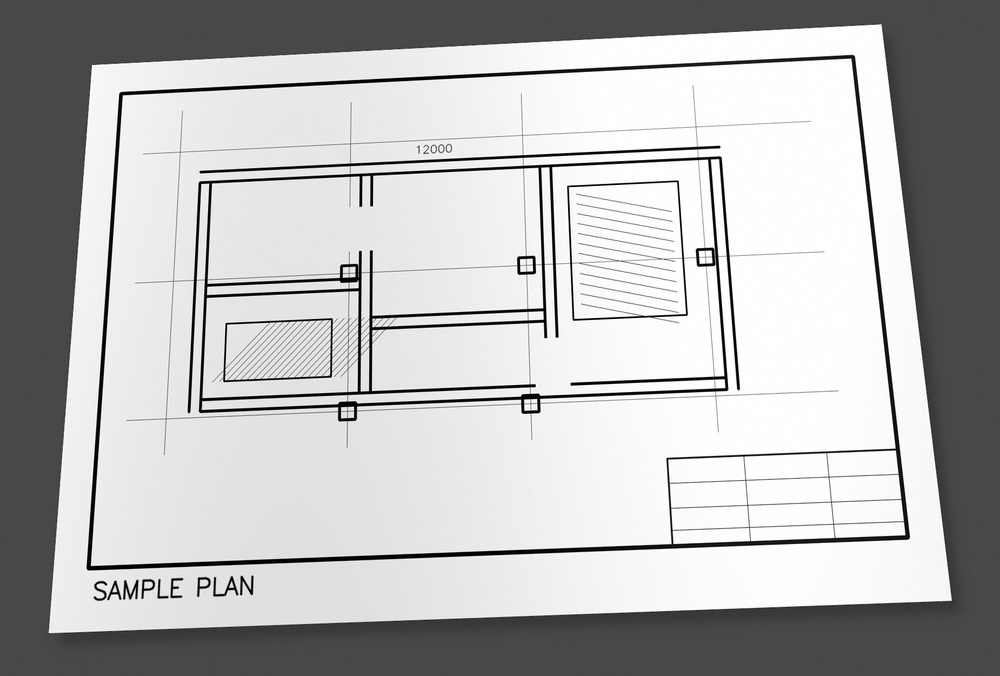
#> input picture cad_photo_to_dxf/samples/test.jpg, 1000 x 676 px, shrunk from 1850 x 1250 before the run
$ python -i preprocess.py   (imports and definitions only)
#> lines starting #> are read from the running program, lines starting #| are printed output that depends on the picture; after the words box and inside, x2 and y2 are one past the last pixel; in counts of white or black regions, pixels touching at a corner belong together
### cad_photo_to_dxf/app/resolution.py
from __future__ import annotations

from collections.abc import Iterable, Sequence
from math import floor, isfinite


REFERENCE_LONG_EDGE_PX = 2400.0
MIN_IMAGE_LONG_EDGE_FOR_SCALING = 800.0
MIN_RESOLUTION_SCALE = 0.5
MAX_RESOLUTION_SCALE = 3.0


def _positive_finite(value: float, name: str) -> float:
    normalized = float(value)
    if not isfinite(normalized) or normalized <= 0:
        raise ValueError(f"{name} must be a positive finite number")
    return normalized


def _clamp_scale(value: float) -> float:
    normalized = _positive_finite(value, "Resolution scale")
    return max(MIN_RESOLUTION_SCALE, min(MAX_RESOLUTION_SCALE, normalized))


def image_resolution_scale(
    shape: Sequence[int],
    *,
    reference_long_edge_px: float = REFERENCE_LONG_EDGE_PX,
) -> float:
    """Return a bounded multiplier for pixel-domain parameters.

    Tiny synthetic images retain scale 1.0 so unit tests and small icons are not
    interpreted as photographed sheets. Real images scale all distance-based
    parameters against one reference long edge.
    """
    reference = _positive_finite(reference_long_edge_px, "Reference long edge")
    if len(shape) < 2:
        raise ValueError("Image shape must contain height and width")
    height = int(shape[0])
    width = int(shape[1])
    if height <= 0 or width <= 0:
        raise ValueError("Image dimensions must be positive")
    long_edge = float(max(height, width))
    if long_edge < MIN_IMAGE_LONG_EDGE_FOR_SCALING:
        return 1.0
    return _clamp_scale(long_edge / reference)


# [18 lines left out: function coordinate_resolution_scale, not called in this run]


def scaled_int(value: float, scale: float, *, minimum: int = 0) -> int:
    normalized_value = float(value)
    normalized_scale = _positive_finite(scale, "Scale")
    if not isfinite(normalized_value) or normalized_value < 0:
        raise ValueError("Scaled value must be a non-negative finite number")
    if minimum < 0:
        raise ValueError("Minimum must be non-negative")
    return max(int(minimum), int(round(normalized_value * normalized_scale)))


def scaled_odd(value: float, scale: float, *, minimum: int = 1) -> int:
    result = scaled_int(value, scale, minimum=minimum)
    if result % 2 == 0:
        result += 1
    return result


# [7 lines left out: function spatial_bucket, not called in this run]

### cad_photo_to_dxf/app/cancellation.py
from __future__ import annotations

from dataclasses import dataclass, field
from threading import Event
from typing import Callable


class ProcessingCancelled(RuntimeError):
    """Raised when a cooperative processing task has been cancelled."""


ProgressCallback = Callable[[str, float], None]


@dataclass
class CancellationToken:
    """Thread-safe cooperative cancellation checked between expensive operations.

    OpenCV and OCR calls implemented in native code cannot be interrupted while the
    individual call is running. Callers should checkpoint immediately before and
    after each such call, and periodically inside Python loops.
    """

    _event: Event = field(default_factory=Event, init=False, repr=False)

    def cancel(self) -> None:
        self._event.set()

    @property
    def cancelled(self) -> bool:
        return self._event.is_set()

    def checkpoint(self) -> None:
        if self.cancelled:
            raise ProcessingCancelled("Processing was cancelled")


def checkpoint(token: CancellationToken | None) -> None:
    if token is not None:
        token.checkpoint()


def report_progress(
    callback: ProgressCallback | None,
    stage: str,
    fraction: float,
) -> None:
    if callback is not None:
        callback(stage, max(0.0, min(1.0, float(fraction))))

### cad_photo_to_dxf/app/preprocess.py
from __future__ import annotations

from dataclasses import dataclass

import cv2
import numpy as np

from .cancellation import CancellationToken, ProgressCallback, checkpoint, report_progress
from .resolution import image_resolution_scale, scaled_int, scaled_odd


@dataclass
class PreprocessParams:
    threshold_strength: int = 12
    adaptive_block_size: int = 41
    shadow_kernel_size: int = 35
    # Median filtering with a 3x3 kernel erases valid one-pixel CAD strokes.
    # It is therefore opt-in; connected-component cleanup is used by default.
    denoise_strength: int = 1
    remove_small_noise: bool = True
    noise_min_area: int = 4
    noise_min_extent: int = 5


@dataclass
class PreprocessResult:
    image: np.ndarray
    stages: dict[str, np.ndarray]
    resolution_scale: float = 1.0


def _odd(value: int, minimum: int = 3) -> int:
    value = max(minimum, int(value))
    return value if value % 2 == 1 else value + 1


def _to_grayscale(image: np.ndarray) -> np.ndarray:
    if image.dtype != np.uint8:
        raise ValueError("Input image must use 8-bit unsigned pixels")
    if image.ndim == 2:
        return image.copy()
    if image.ndim != 3:
        raise ValueError("Input image must be grayscale, BGR, or BGRA")
    channels = int(image.shape[2])
    if channels == 1:
        return image[:, :, 0].copy()
    if channels == 3:
        return cv2.cvtColor(image, cv2.COLOR_BGR2GRAY)
    if channels == 4:
        return cv2.cvtColor(image, cv2.COLOR_BGRA2GRAY)
    raise ValueError("Input image must have 1, 3, or 4 channels")


def remove_shadow(gray: np.ndarray, kernel_size: int = 35) -> np.ndarray:
    """Estimate the paper background and divide it out to reduce shadows and folds."""
    size = _odd(kernel_size, 9)
    # A low-frequency blur estimates illumination without reconnecting foreground
    # strokes. Whole-page morphological closing is forbidden because it can bridge
    #正文和结构线 before object ownership is known.
    background = cv2.GaussianBlur(gray, (size, size), 0)
    normalized = cv2.divide(gray, background, scale=255)
    return cv2.normalize(normalized, None, 0, 255, cv2.NORM_MINMAX)


def _remove_small_components(
    foreground: np.ndarray,
    min_area: int,
    min_extent: int,
) -> np.ndarray:
    """Remove compact specks while retaining long thin strokes in every direction."""
    count, labels, stats, _ = cv2.connectedComponentsWithStats(foreground, connectivity=8)
    cleaned = np.zeros_like(foreground)
    for label in range(1, count):
        _x, _y, width, height, area = stats[label]
        if area >= min_area or max(width, height) >= min_extent:
            cleaned[labels == label] = 255
    return cleaned


def preprocess_image_with_stages(
    image: np.ndarray,
    params: PreprocessParams | None = None,
    cancellation_token: CancellationToken | None = None,
    progress_callback: ProgressCallback | None = None,
) -> PreprocessResult:
    """Return a resolution-normalized binary image and diagnostic stages."""
    params = params or PreprocessParams()
    if image is None or image.size == 0:
        raise ValueError("Input image must not be empty")
    scale = image_resolution_scale(image.shape)
    checkpoint(cancellation_token)
    report_progress(progress_callback, "grayscale", 0.05)
    gray = _to_grayscale(image)
    stages: dict[str, np.ndarray] = {"01_grayscale": gray.copy()}

    checkpoint(cancellation_token)
    denoise = (
        1
        if params.denoise_strength <= 1
        else scaled_odd(params.denoise_strength, scale, minimum=3)
    )
    if denoise > 1:
        gray = cv2.medianBlur(gray, denoise)
    stages["02_denoised"] = gray.copy()
    report_progress(progress_callback, "denoise", 0.2)

    checkpoint(cancellation_token)
    shadow_kernel = scaled_odd(params.shadow_kernel_size, scale, minimum=9)
    flattened = remove_shadow(gray, shadow_kernel)
    stages["03_shadow_removed"] = flattened.copy()
    report_progress(progress_callback, "shadow-removal", 0.4)

    checkpoint(cancellation_token)
    clahe = cv2.createCLAHE(clipLimit=2.0, tileGridSize=(8, 8))
    enhanced = clahe.apply(flattened)
    stages["04_contrast_enhanced"] = enhanced.copy()
    report_progress(progress_callback, "contrast", 0.58)

    checkpoint(cancellation_token)
    block_size = scaled_odd(params.adaptive_block_size, scale, minimum=11)
    binary = cv2.adaptiveThreshold(
        enhanced,
        255,
        cv2.ADAPTIVE_THRESH_GAUSSIAN_C,
        cv2.THRESH_BINARY,
        block_size,
        int(params.threshold_strength),
    )
    stages["05_thresholded"] = binary.copy()
    report_progress(progress_callback, "threshold", 0.78)

    checkpoint(cancellation_token)
    if params.remove_small_noise:
        foreground = _remove_small_components(
            255 - binary,
            scaled_int(params.noise_min_area, scale * scale, minimum=1),
            scaled_int(params.noise_min_extent, scale, minimum=1),
        )
        binary = 255 - foreground
    stages["06_noise_cleaned"] = binary.copy()
    report_progress(progress_callback, "noise-cleanup", 1.0)
    checkpoint(cancellation_token)
    return PreprocessResult(binary, stages, resolution_scale=scale)


def preprocess_image(
    image: np.ndarray,
    params: PreprocessParams | None = None,
    cancellation_token: CancellationToken | None = None,
    progress_callback: ProgressCallback | None = None,
) -> np.ndarray:
    """Return a cleaned binary image with black drawing strokes on a white background."""
    return preprocess_image_with_stages(
        image,
        params,
        cancellation_token=cancellation_token,
        progress_callback=progress_callback,
    ).image

>>> import cv2
>>> picture = cv2.imread('../samples/test.jpg')
#> picture is the input picture: shape (676, 1000, 3); mean B, G, R 183.1, 183.1, 183.1
>>> result = preprocess_image_with_stages(picture)
#> in remove_shadow, `background = cv2.GaussianBlur(gray, (size, size), 0)`:
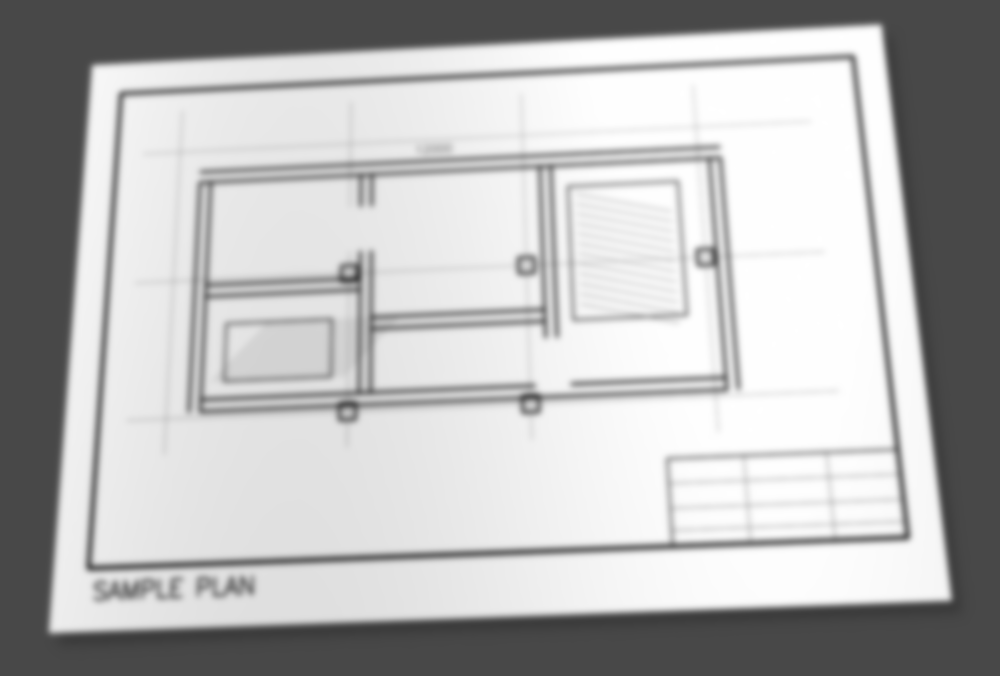
#> background: shape (676, 1000); min 60, max 255, mean 183.1
#> in remove_shadow, `normalized = cv2.divide(gray, background, scale=255)`:
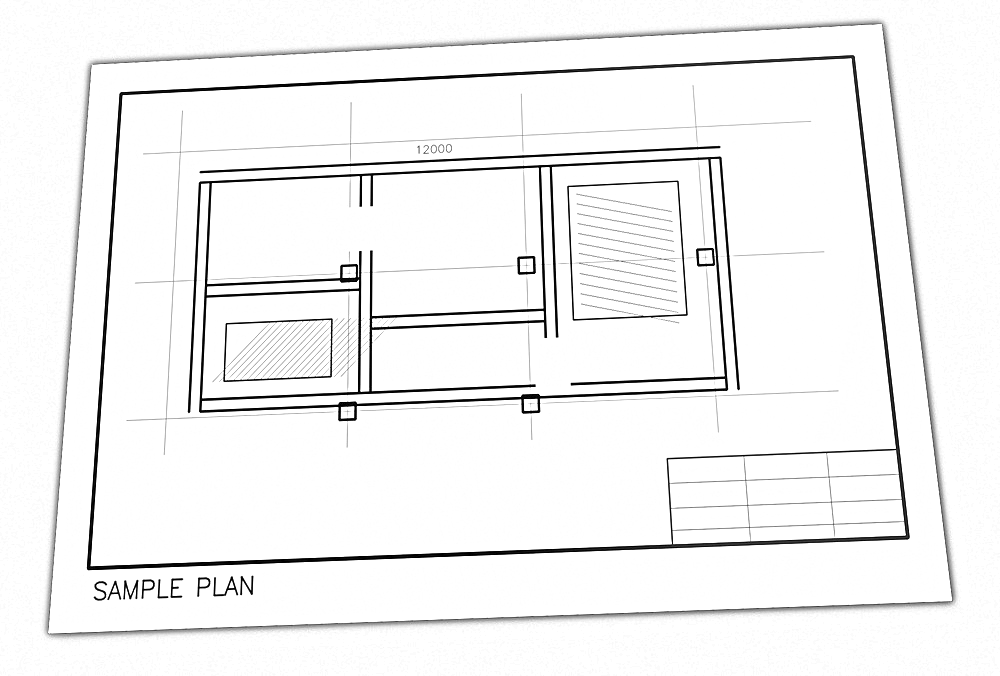
#> normalized: shape (676, 1000); min 0, max 255, mean 243.7
#> in preprocess_image_with_stages, `binary = cv2.adaptiveThreshold( enhanced, 255, cv2.ADAPTIVE_THRESH_GAU..`:
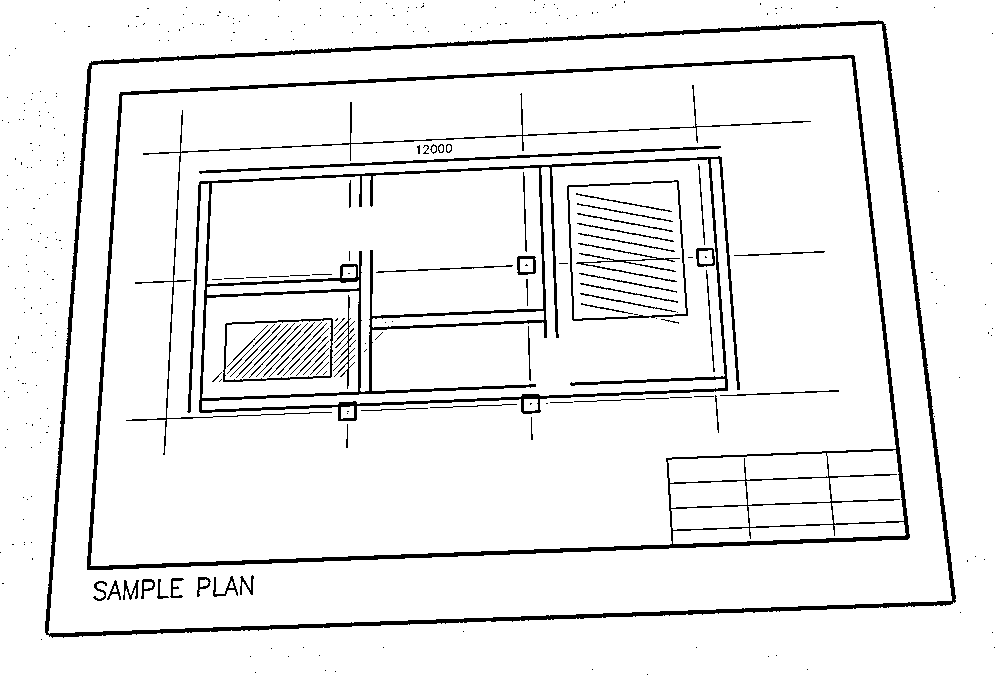
#> binary: shape (676, 1000); 93.3% white; 335 black regions (262 under 20 px), largest, box (x1, y1, x2, y2) and area: (45, 20, 956, 638) 11373, (87, 55, 910, 570) 11289, (187, 156, 740, 421) 11020
#> in _remove_small_components, `count, labels, stats, _ = cv2.connectedComponentsWithStats(foreground,..`:
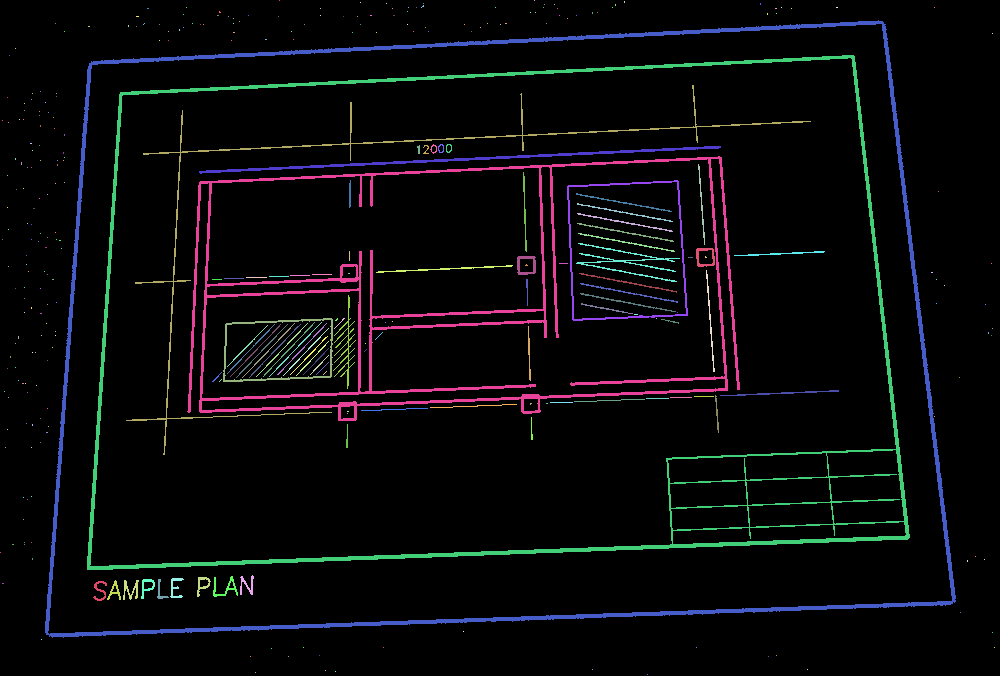
#> labels: shape (676, 1000) int32; 336 distinct labels, from 0 to 335; one colour per label, 0 black
#> in _remove_small_components, `count, labels, stats, _ = cv2.connectedComponentsWithStats(foreground,..`: count = 336; stats = 336 rows, first 6: [0, 0, 1000, 676, 630652], [279, 0, 1, 1, 1], [534, 0, 1, 1, 1], [624, 1, 1, 2, 2], [360, 2, 1, 1, 1], [386, 3, 1, 1, 1]
#> the loop in _remove_small_components, `for label in range(1, count):` made 335 passes
#> (width, height, area) on passes 51, 91, 92: (911, 618, 11373), (823, 515, 11289), (685, 370, 2061)
